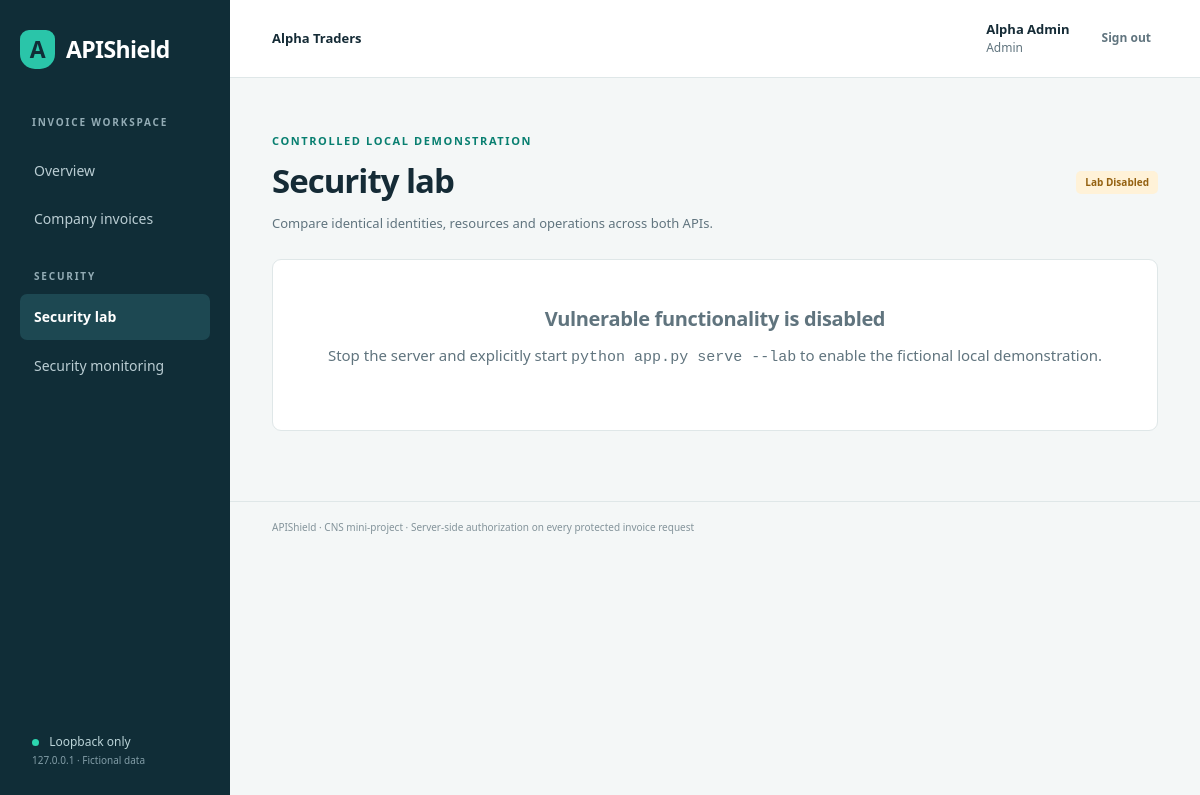
The app's page /security-lab (signed in) with its own data.
### tables this page shows
CREATE TABLE companies (
    id INTEGER PRIMARY KEY,
    name TEXT NOT NULL UNIQUE
);

CREATE TABLE users (
    id INTEGER PRIMARY KEY,
    company_id INTEGER NOT NULL REFERENCES companies(id),
    name TEXT NOT NULL,
    email TEXT NOT NULL UNIQUE COLLATE NOCASE,
    password_hash TEXT NOT NULL,
    role TEXT NOT NULL CHECK (role IN ('employee', 'admin'))
);

### web.py (the view)
@web.get("/security-lab")
@login_required
def security_lab():
    enabled = current_app.config["LAB_MODE"] and current_app.config["SIMULATOR_ENABLED"]
    return render_template("lab.html", enabled=enabled, result=saved_result() if enabled and current_user.role == "admin" else None)

### authentication/routes.py (called while the page is built)
@login_manager.user_loader
def load_user(user_id):
    if not str(user_id).isdigit() or len(str(user_id)) > 18:
        return None
    row = get_db().execute(
        "SELECT u.*, c.name AS company_name FROM users u JOIN companies c ON c.id=u.company_id WHERE u.id=?",
        (int(user_id),),
    ).fetchone()
    return User(row) if row else None

### database/db.py (called while the page is built)
def connect(path):
    db = sqlite3.connect(path, timeout=10)
    db.row_factory = sqlite3.Row
    db.execute("PRAGMA foreign_keys = ON")
    db.execute("PRAGMA busy_timeout = 10000")
    return db

def get_db():
    if "db" not in g:
        g.db = connect(current_app.config["DATABASE"])
    return g.db

### templates/lab.html (shortened to what this page needs)
{% extends 'base.html' %}{% block title %}Security lab{% endblock %}
{% block content %}<div class="page-heading"><div><div class="eyebrow">CONTROLLED LOCAL DEMONSTRATION</div><h1>Security lab</h1><p>Compare identical identities, resources and operations across both APIs.</p></div><span class="badge {{ 'lab_bypass' if enabled else 'pending' }}">{{ 'Lab enabled' if enabled else 'Lab disabled' }}</span></div>
{% if not enabled %}<section class="panel empty-state"><h2>Vulnerable functionality is disabled</h2><p>Stop the server and explicitly start <code>python app.py serve --lab</code> to enable the fictional local demonstration.</p></section>
{% elif current_user.role != 'admin' %}<section class="panel empty-state"><h2>Administrator demonstration controls</h2><p>Sign in as Alpha Admin or Beta Admin to run isolated demonstrations. The simulator uses its own fictional Alice and administrator sessions.</p></section>
{% endif %}{% endblock %}

### templates/base.html (shortened to what this page needs)
<!doctype html>
<html lang="en">
<head>
  <link rel="stylesheet" href="{{ url_for('static', filename='style.css') }}">
</head>
<body>
{% if current_user.is_authenticated %}
<aside class="sidebar">
  <a class="brand" href="{{ url_for('web.dashboard') }}"><span class="brand-icon">A</span> APIShield</a>
  <div class="workspace-label">INVOICE WORKSPACE</div>
  <nav aria-label="Main navigation">
    <a class="{{ 'active' if request.endpoint == 'web.dashboard' }}" href="{{ url_for('web.dashboard') }}">Overview</a>
    <a class="{{ 'active' if request.endpoint in ['web.invoices','web.invoice_detail','web.edit_invoice'] }}" href="{{ url_for('web.invoices') }}">Company invoices</a>
    <div class="nav-divider">SECURITY</div>
    <a class="{{ 'active' if request.endpoint == 'web.security_lab' }}" href="{{ url_for('web.security_lab') }}">Security lab</a>
    <a class="{{ 'active' if request.endpoint == 'web.monitoring' }}" href="{{ url_for('web.monitoring') }}">Security monitoring</a>
  </nav>
  <div class="sidebar-bottom"><span class="status-dot"></span> Loopback only<br><small>127.0.0.1 · Fictional data</small></div>
</aside>
<div class="app-shell">
  <header class="topbar"><span>{{ current_user.company_name }}</span><div class="identity"><span>{{ current_user.name }} <small>{{ current_user.role }}</small></span><form action="{{ url_for('auth.logout') }}" method="post"><input type="hidden" name="csrf_token" value="{{ csrf_token() }}"><button class="text-button">Sign out</button></form></div></header>
  <main>
    {% block content %}{% endblock %}
  </main>
  <footer>APIShield · CNS mini-project · Server-side authorization on every protected invoice request</footer>
</div>
{% else %}
  {% block public_content %}{% endblock %}
{% endif %}
</body></html>

### static/style.css (style rules this page uses)
:root { --ink:#152b36;--muted:#60747e;--accent:#087f70;--accent-dark:#075c53;--line:#dfe7e8;--bg:#f4f7f7;--nav:#102d37;--white:#fff;--gold:#c78017;--danger:#a82e36 }
* { box-sizing:border-box }
body { margin:0;font:15px/1.55 'Segoe UI',Arial,sans-serif;color:var(--ink);background:var(--bg) }
a { color:var(--accent);text-decoration:none }
button,input,select { font:inherit }
button,a,input,select,summary { outline-offset:4px }
button { cursor:pointer }
h1,h2,h3,p { margin-top:0 }
h1 { font-size:33px;line-height:1.2;letter-spacing:-1px;margin-bottom:12px }
h2 { font-size:20px;line-height:1.35;margin-bottom:12px;letter-spacing:-.35px }
p { margin-bottom:16px }
small,.small { font-size:12px }
.mono,code,pre { font-family:Consolas,'Courier New',monospace }
.eyebrow { font-size:11px;font-weight:700;letter-spacing:1.6px;color:var(--accent);margin-bottom:12px }
.sidebar { width:230px;position:fixed;inset:0 auto 0 0;background:var(--nav);color:#fff;padding:30px 20px;display:flex;flex-direction:column }
.brand { display:flex;align-items:center;gap:11px;color:#fff;font-size:23px;font-weight:750;letter-spacing:-.6px }
.brand-icon { display:grid;place-items:center;background:#2ac5a9;color:#102d37;width:35px;height:39px;font-size:23px;border-radius:9px 9px 15px 15px }
.workspace-label,.nav-divider { font-size:10px;font-weight:700;letter-spacing:1.8px;color:#93acb5 }
.workspace-label { margin:46px 12px 14px }
.sidebar nav a { display:block;color:#bacdd3;padding:12px 14px;border-radius:7px;margin:3px 0;font-size:14px }
.sidebar nav a.active { background:#1d4852;color:#fff;font-weight:600 }
.nav-divider { margin:27px 14px 10px }
.sidebar-bottom { margin-top:auto;color:#bbd4d8;font-size:12px;padding:16px 12px 0 }
.sidebar-bottom small { color:#829da7;font-size:10px }
.status-dot { display:inline-block;width:7px;height:7px;background:#2cd6af;border-radius:50%;margin-right:7px }
.app-shell { margin-left:230px }
.topbar { height:78px;border-bottom:1px solid var(--line);background:white;padding:0 42px;display:flex;align-items:center;justify-content:space-between;font-size:13px;font-weight:650 }
.identity { display:flex;gap:25px;align-items:center }
.identity small { display:block;text-transform:capitalize;font-weight:400;color:var(--muted) }
.text-button { border:0;background:transparent;color:var(--muted);font-size:12px;padding:7px }
main { max-width:1440px;margin:0 auto;padding:26px 42px 46px }
.page-heading { display:flex;gap:20px;align-items:center;justify-content:space-between;margin:28px 0 26px }
.page-heading p { color:var(--muted);margin:0;font-size:13px }
.panel { background:white;border:1px solid var(--line);border-radius:9px;overflow:hidden;margin-bottom:24px }
.badge { display:inline-block;padding:4px 9px;border-radius:5px;font-size:10px;font-weight:650;text-transform:capitalize;white-space:nowrap }
.pending { background:#fff2d8;color:#946111 }
footer { font-size:10px;color:#83939a;border-top:1px solid var(--line);padding:18px 42px }
.empty-state { padding:45px 30px;color:var(--muted);text-align:center }

### records on screen
companies: company_name "Alpha Traders"
users: name "Alpha Admin", role "Admin"

### other values on screen
{{ 'Lab enabled' if enabled else 'Lab disabled' }} "Lab Disabled"
